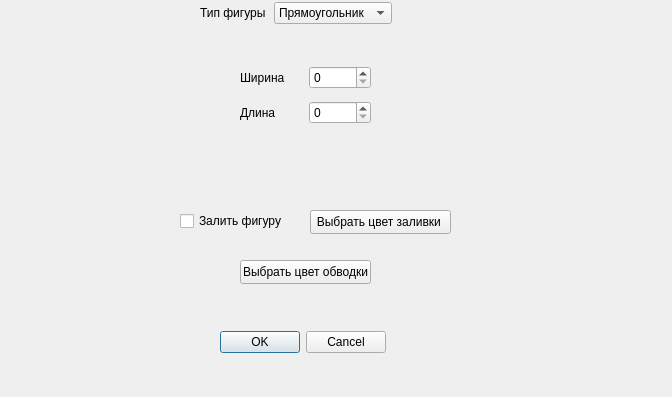
<?xml version="1.0" encoding="UTF-8"?>
<ui version="4.0">
 <class>ShapeDialog</class>
 <widget class="QDialog" name="ShapeDialog">
  <property name="geometry">
   <rect>
    <x>0</x>
    <y>0</y>
    <width>672</width>
    <height>397</height>
   </rect>
  </property>
  <property name="windowTitle">
   <string>Dialog</string>
  </property>
  <widget class="QStackedWidget" name="stackedWidget">
   <property name="geometry">
    <rect>
     <x>0</x>
     <y>20</y>
     <width>671</width>
     <height>151</height>
    </rect>
   </property>
   <property name="currentIndex">
    <number>0</number>
   </property>
   <widget class="QWidget" name="rectanglePage">
    <widget class="QWidget" name="">
     <property name="geometry">
      <rect>
       <x>240</x>
       <y>40</y>
       <width>131</width>
       <height>71</height>
      </rect>
     </property>
     <layout class="QVBoxLayout" name="verticalLayout_5">
      <item>
       <layout class="QHBoxLayout" name="horizontalLayout_2">
        <item>
         <widget class="QLabel" name="label_2">
          <property name="text">
           <string>Ширина</string>
          </property>
         </widget>
        </item>
        <item>
         <widget class="QSpinBox" name="rectWidthSpinBox"/>
        </item>
       </layout>
      </item>
      <item>
       <layout class="QHBoxLayout" name="horizontalLayout_3">
        <item>
         <widget class="QLabel" name="label_3">
          <property name="text">
           <string>Длина</string>
          </property>
         </widget>
        </item>
        <item>
         <widget class="QSpinBox" name="rectHeightSpinBox"/>
        </item>
       </layout>
      </item>
     </layout>
    </widget>
   </widget>
   <widget class="QWidget" name="circlePage">
    <widget class="QWidget" name="horizontalLayoutWidget_3">
     <property name="geometry">
      <rect>
       <x>240</x>
       <y>60</y>
       <width>131</width>
       <height>31</height>
      </rect>
     </property>
     <layout class="QHBoxLayout" name="horizontalLayout_4">
      <item>
       <widget class="QLabel" name="label_4">
        <property name="text">
         <string>Радиус</string>
        </property>
       </widget>
      </item>
      <item>
       <widget class="QSpinBox" name="circleRadiusSpinBox"/>
      </item>
     </layout>
    </widget>
   </widget>
   <widget class="QWidget" name="trianglePage">
    <widget class="QWidget" name="">
     <property name="geometry">
      <rect>
       <x>226</x>
       <y>34</y>
       <width>181</width>
       <height>101</height>
      </rect>
     </property>
     <layout class="QVBoxLayout" name="verticalLayout_4">
      <item>
       <layout class="QHBoxLayout" name="horizontalLayout_5">
        <item>
         <widget class="QLabel" name="label_5">
          <property name="text">
           <string>Сторона А</string>
          </property>
         </widget>
        </item>
        <item>
         <widget class="QSpinBox" name="triangleSideASpinBox"/>
        </item>
       </layout>
      </item>
      <item>
       <layout class="QHBoxLayout" name="horizontalLayout_6">
        <item>
         <widget class="QLabel" name="label_6">
          <property name="text">
           <string>Сторона B</string>
          </property>
         </widget>
        </item>
        <item>
         <widget class="QSpinBox" name="triangleSideBSpinBox"/>
        </item>
       </layout>
      </item>
      <item>
       <layout class="QHBoxLayout" name="horizontalLayout_7">
        <item>
         <widget class="QLabel" name="label_7">
          <property name="text">
           <string>Сторона C</string>
          </property>
         </widget>
        </item>
        <item>
         <widget class="QSpinBox" name="triangleSideCSpinBox"/>
        </item>
       </layout>
      </item>
     </layout>
    </widget>
   </widget>
  </widget>
  <widget class="QCheckBox" name="fillCheckBox">
   <property name="geometry">
    <rect>
     <x>180</x>
     <y>210</y>
     <width>111</width>
     <height>22</height>
    </rect>
   </property>
   <property name="text">
    <string>Залить фигуру</string>
   </property>
  </widget>
  <widget class="QPushButton" name="fillColorButton">
   <property name="geometry">
    <rect>
     <x>310</x>
     <y>210</y>
     <width>141</width>
     <height>24</height>
    </rect>
   </property>
   <property name="text">
    <string>Выбрать цвет заливки </string>
   </property>
  </widget>
  <widget class="QPushButton" name="outlineColorButton">
   <property name="geometry">
    <rect>
     <x>240</x>
     <y>260</y>
     <width>131</width>
     <height>24</height>
    </rect>
   </property>
   <property name="text">
    <string>Выбрать цвет обводки</string>
   </property>
  </widget>
  <widget class="QDialogButtonBox" name="buttonBox">
   <property name="geometry">
    <rect>
     <x>220</x>
     <y>330</y>
     <width>166</width>
     <height>24</height>
    </rect>
   </property>
   <property name="standardButtons">
    <set>QDialogButtonBox::StandardButton::Cancel|QDialogButtonBox::StandardButton::Ok</set>
   </property>
  </widget>
  <widget class="QWidget" name="">
   <property name="geometry">
    <rect>
     <x>200</x>
     <y>0</y>
     <width>192</width>
     <height>26</height>
    </rect>
   </property>
   <layout class="QHBoxLayout" name="horizontalLayout">
    <item>
     <widget class="QLabel" name="label">
      <property name="text">
       <string>Тип фигуры</string>
      </property>
     </widget>
    </item>
    <item>
     <widget class="QComboBox" name="shapeComboBox">
      <item>
       <property name="text">
        <string>Прямоугольник</string>
       </property>
      </item>
      <item>
       <property name="text">
        <string>Круг</string>
       </property>
      </item>
      <item>
       <property name="text">
        <string>Треугольник</string>
       </property>
      </item>
     </widget>
    </item>
   </layout>
  </widget>
 </widget>
 <resources/>
 <connections/>
</ui>
